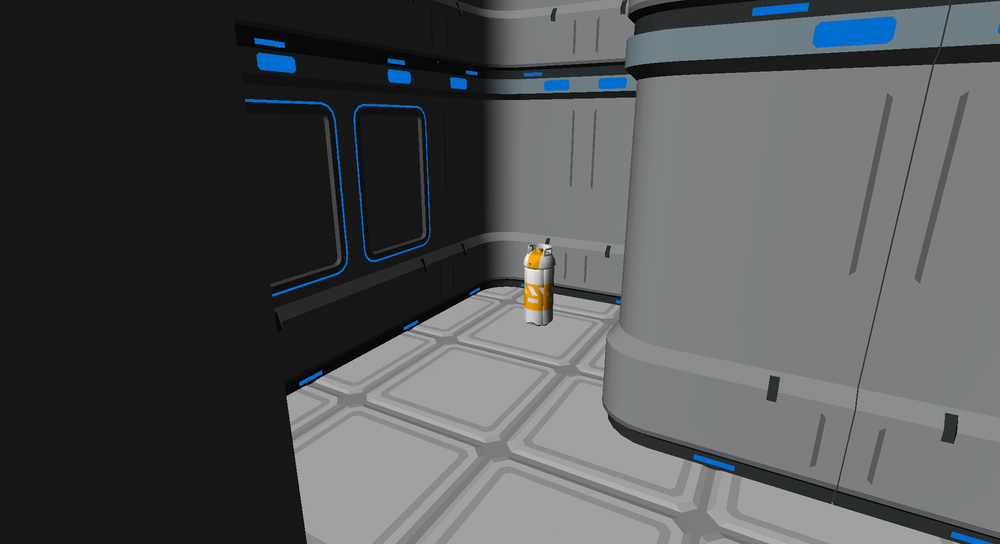
#> input picture TrainingData/src_original/images/11_png.rf.4ULtg7Cm6dJb6pYqDBri.png, 1000 x 544 px, shrunk from 2069 x 1126 before the run; its folder holds 4 pictures in this run
$ python augmenter.py
#> lines starting #> are read from the running program, lines starting #| are printed output that depends on the picture
import cv2
import numpy as np
import random
import shutil
from pathlib import Path
from collections import defaultdict

# ── Config ─────────────────────────────────────────────────────
SRC_IMG = Path(r"TrainingData\src_original\images")
SRC_LBL = Path(r"TrainingData\src_original\labels")

VAL_SPLIT = 0.15   # 15% → ~15 images for val, ~86 for train

TRAIN_IMG = Path(rf"TrainingData\train{VAL_SPLIT * 100:03.0f}\images")
TRAIN_LBL = Path(rf"TrainingData\train{VAL_SPLIT * 100:03.0f}\labels")
VAL_IMG   = Path(rf"TrainingData\valid{VAL_SPLIT * 100:03.0f}\images")
VAL_LBL   = Path(rf"TrainingData\valid{VAL_SPLIT * 100:03.0f}\labels")

# class index → name (from your data.yaml)
CLASS_NAMES = {0: "red_barrel", 1: "yellow_barrel"}

SEED      = 42

# ── Helpers (same as before) ────────────────────────────────────
def read_labels(path):
    if not path.exists():
        return []
    labels = []
    for line in path.read_text().strip().splitlines():
        parts = line.strip().split()
        if not parts:
            continue
        cls = float(parts[0])
        coords = list(map(float, parts[1:]))
        if len(coords) < 4 or len(coords) % 2 != 0:
            continue
        xs = coords[0::2]; ys = coords[1::2]
        cx = (min(xs) + max(xs)) / 2
        cy = (min(ys) + max(ys)) / 2
        w  = max(xs) - min(xs)
        h  = max(ys) - min(ys)
        labels.append([cls, cx, cy, w, h])
    return labels

def write_labels(path, labels):
    with open(path, "w") as f:
        for l in labels:
            f.write(" ".join(f"{v:.6f}" for v in l) + "\n")

def flip_h(labels):
    return [[cls, 1.0 - cx, cy, w, h] for cls, cx, cy, w, h in labels]

def save_aug(img, labels, stem, img_dir, lbl_dir):
    cv2.imwrite(str(img_dir / f"{stem}.jpg"), img)
    write_labels(lbl_dir / f"{stem}.txt", labels)

# ── Create dirs ─────────────────────────────────────────────────
for d in [TRAIN_IMG, TRAIN_LBL, VAL_IMG, VAL_LBL]:
    d.mkdir(parents=True, exist_ok=True)

# ── Collect originals and assign a stratum to each ─────────────
all_images = sorted(
    p for p in list(SRC_IMG.glob("*.jpg")) + list(SRC_IMG.glob("*.png"))
    if not any(tag in p.stem for tag in ["_flip","_bri","_con","_blur","_noise"])
)

def get_stratum(img_path):
    labels = read_labels(SRC_LBL / (img_path.stem + ".txt"))
    classes = set(int(l[0]) for l in labels)
    if not classes:
        return "empty"
    if classes == {0}:
        return "red_only"
    if classes == {1}:
        return "yellow_only"
    return "mixed"   # contains both

# Group by stratum
strata = defaultdict(list)
for p in all_images:
    strata[get_stratum(p)].append(p)

random.seed(SEED)
val_images, trn_images = [], []

print("Stratum counts:")
for name, group in sorted(strata.items()):
    random.shuffle(group)
    n_val = max(1, round(len(group) * VAL_SPLIT))
    val_images.extend(group[:n_val])
    trn_images.extend(group[n_val:])
    print(f"  {name:12s}: {len(group):3d} total → {n_val} val, {len(group)-n_val} train")

print(f"\nFinal split → train: {len(trn_images)}, val: {len(val_images)}")

# ── Copy val (originals only, no augmentation) ──────────────────
for img_path in val_images:
    shutil.copy(img_path, VAL_IMG / img_path.name)
    labels = read_labels(SRC_LBL / (img_path.stem + ".txt"))
    write_labels(VAL_LBL / (img_path.stem + ".txt"), labels)

# ── Augment train set ───────────────────────────────────────────
generated = 0
for img_path in trn_images:
    img = cv2.imread(str(img_path))
#> img is the input picture: shape (544, 1000, 3); mean B, G, R 85.3, 83.3, 80.7
    if img is None:
        continue
    labels = read_labels(SRC_LBL / (img_path.stem + ".txt"))
    stem = img_path.stem

    save_aug(img, labels, stem, TRAIN_IMG, TRAIN_LBL)

    save_aug(cv2.flip(img, 1), flip_h(labels), f"{stem}_flip", TRAIN_IMG, TRAIN_LBL)
#> call 2 of save_aug, with stem = '11_png.rf.4ULtg7Cm6dJb6pYqDBri_flip'
#> in save_aug (call 2), `cv2.imwrite(str(img_dir / f"{stem}.jpg"), img)`:
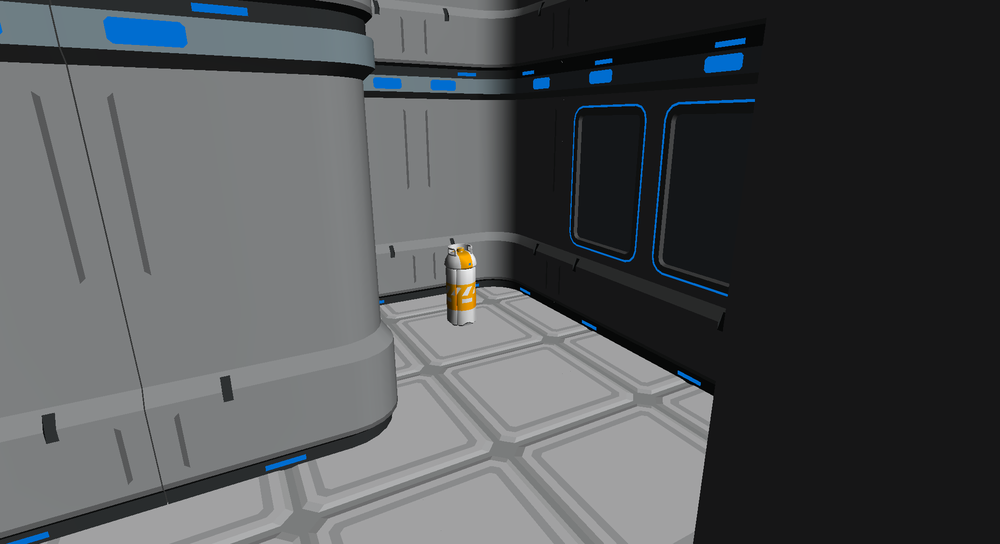
#> saved as 11_png.rf.4ULtg7Cm6dJb6pYqDBri_flip.jpg: shape (544, 1000, 3); mean B, G, R 85.3, 83.3, 80.7
    for beta in [-50, -25, 25, 50]:
        save_aug(cv2.convertScaleAbs(img, alpha=1.0, beta=beta),
                 labels, f"{stem}_bri{beta:+d}", TRAIN_IMG, TRAIN_LBL)
#> this loop made 4 passes
#> pass 1, in save_aug (call 3), `cv2.imwrite(str(img_dir / f"{stem}.jpg"), img)`:
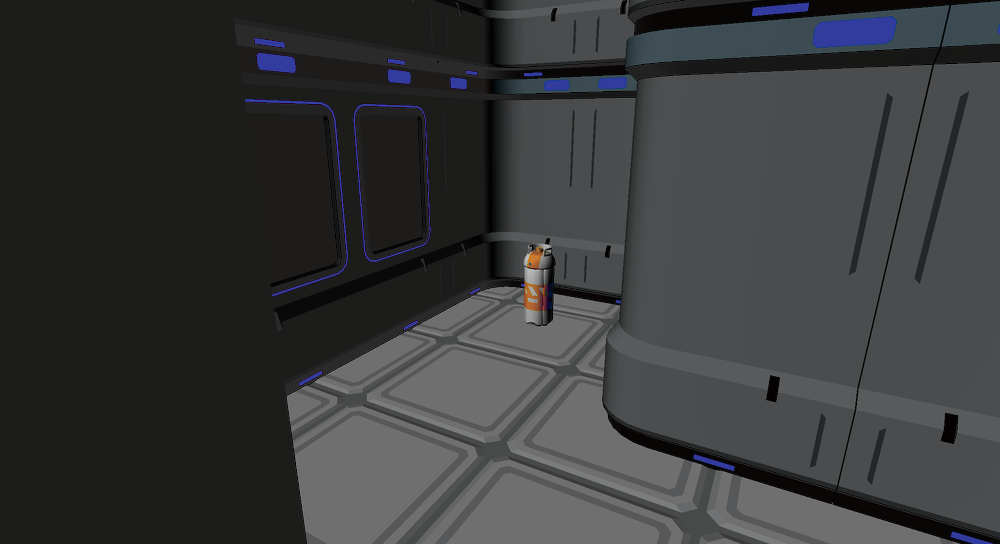
#> saved as 11_png.rf.4ULtg7Cm6dJb6pYqDBri_bri-50.jpg: shape (544, 1000, 3); mean B, G, R 58.7, 57.4, 56.4
    for alpha in [0.75, 1.35]:
        save_aug(cv2.convertScaleAbs(img, alpha=alpha, beta=0),
                 labels, f"{stem}_con{int(alpha*100)}", TRAIN_IMG, TRAIN_LBL)
#> this loop made 2 passes
#> pass 1, in save_aug (call 7), `cv2.imwrite(str(img_dir / f"{stem}.jpg"), img)`:
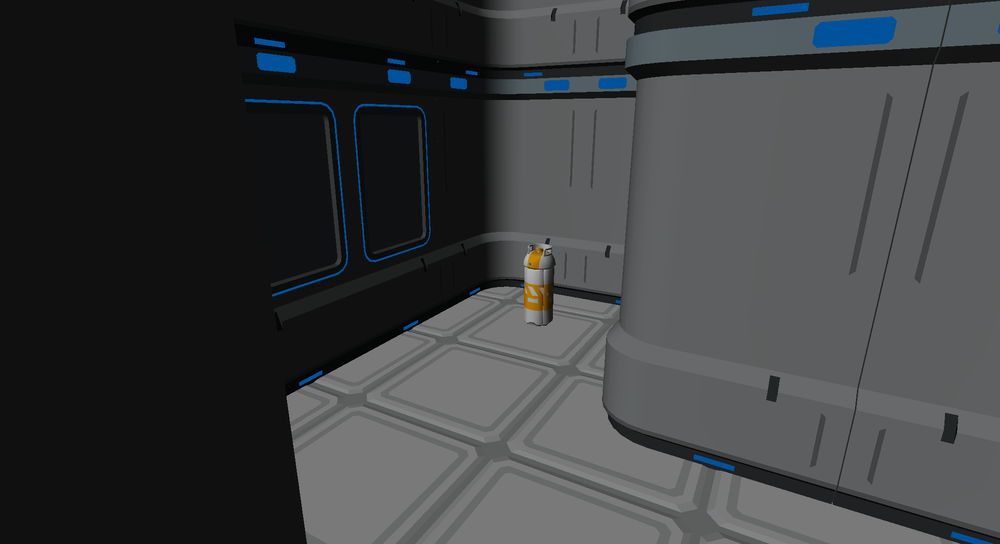
#> saved as 11_png.rf.4ULtg7Cm6dJb6pYqDBri_con75.jpg: shape (544, 1000, 3); mean B, G, R 63.9, 62.2, 60.4
#> pass 2, in save_aug (call 8), `cv2.imwrite(str(img_dir / f"{stem}.jpg"), img)`:
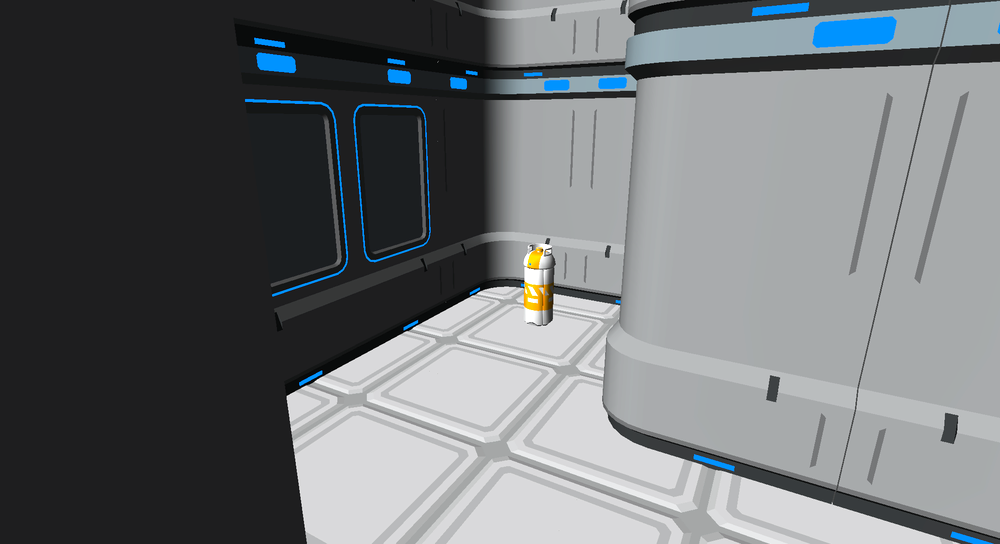
#> saved as 11_png.rf.4ULtg7Cm6dJb6pYqDBri_con135.jpg: shape (544, 1000, 3); mean B, G, R 114.8, 112.4, 108.9
    save_aug(cv2.GaussianBlur(img, (5, 5), 0), labels, f"{stem}_blur", TRAIN_IMG, TRAIN_LBL)
    noise = np.random.normal(0, 12, img.shape).astype(np.int16)
    noisy = np.clip(img.astype(np.int16) + noise, 0, 255).astype(np.uint8)
    save_aug(noisy, labels, f"{stem}_noise", TRAIN_IMG, TRAIN_LBL)
    generated += 9
#> pass 2 of the loop `for img_path in trn_images:`:
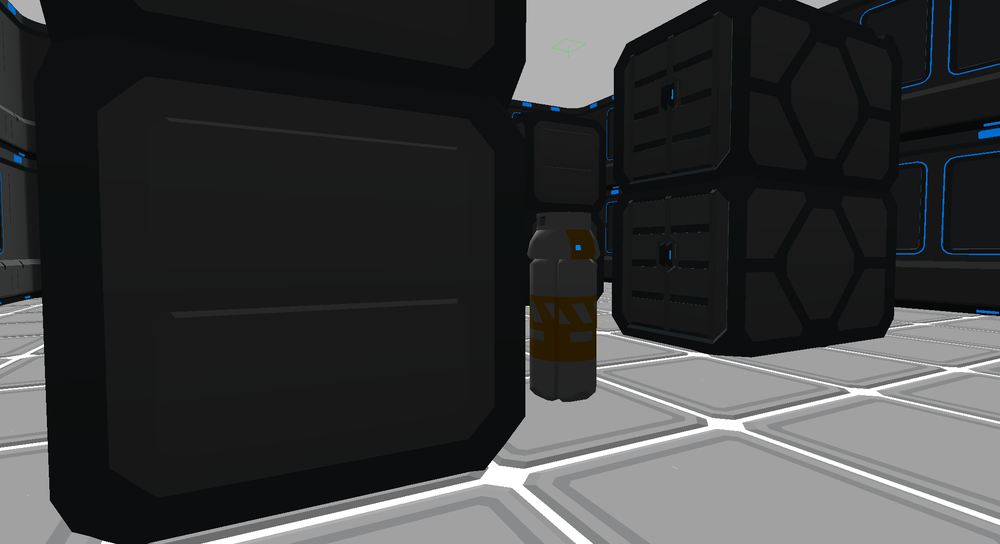
#> input picture TrainingData/src_original/images/16_png.rf.ZSSn1LIIT4KFBcA0tWFQ.png, 1000 x 544 px, shrunk from 2069 x 1126 before the run
#> img is the input picture: shape (544, 1000, 3); mean B, G, R 58.4, 57.8, 56.9
#> the loop `for beta in [-50, -25, 25, 50]:` made 4 passes
#> pass 1, in save_aug (call 13), `cv2.imwrite(str(img_dir / f"{stem}.jpg"), img)`:
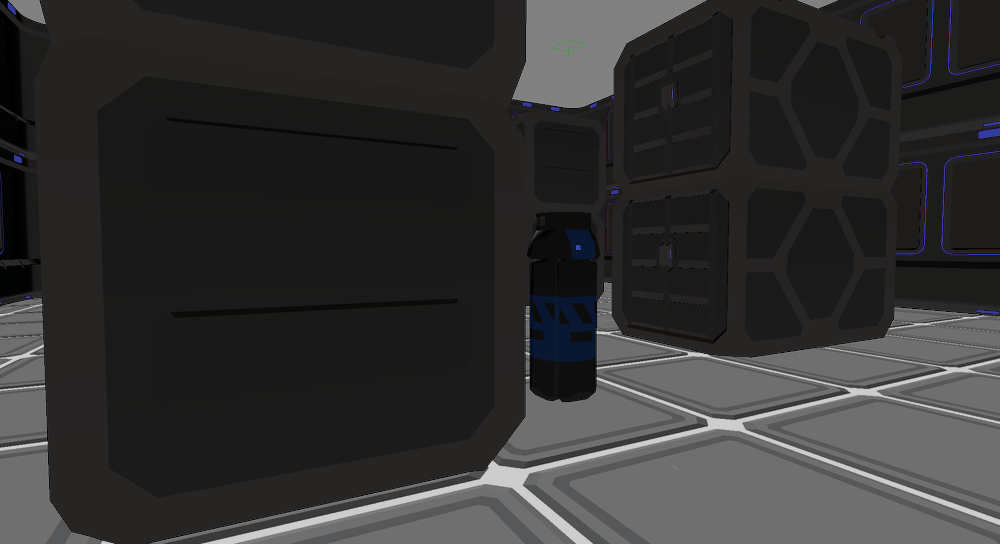
#> saved as 16_png.rf.ZSSn1LIIT4KFBcA0tWFQ_bri-50.jpg: shape (544, 1000, 3); mean B, G, R 49.9, 49.6, 50.1
#> the loop `for alpha in [0.75, 1.35]:` made 2 passes
#> pass 2, in save_aug (call 18), `cv2.imwrite(str(img_dir / f"{stem}.jpg"), img)`:
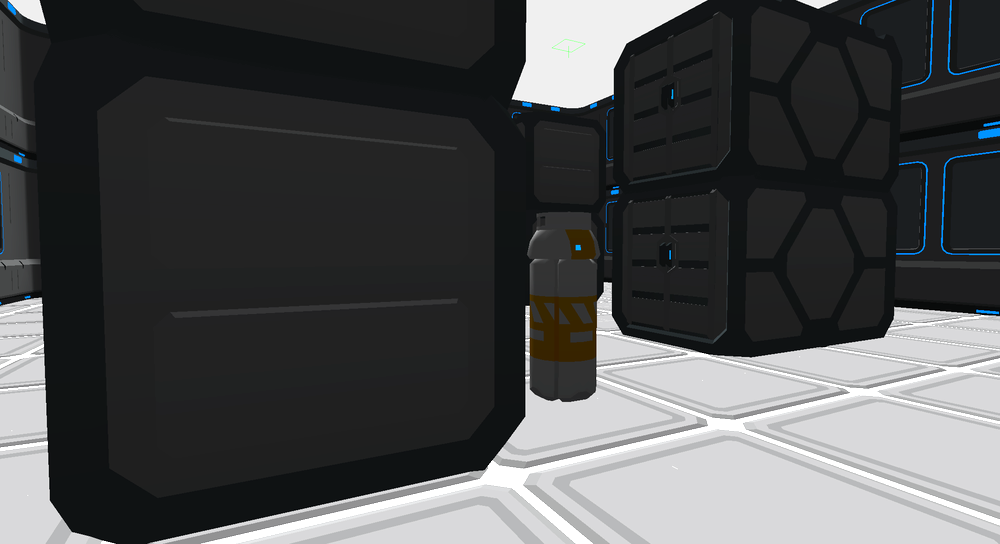
#> saved as 16_png.rf.ZSSn1LIIT4KFBcA0tWFQ_con135.jpg: shape (544, 1000, 3); mean B, G, R 77.5, 76.6, 75.3
#> pass 3 of the loop `for img_path in trn_images:`:
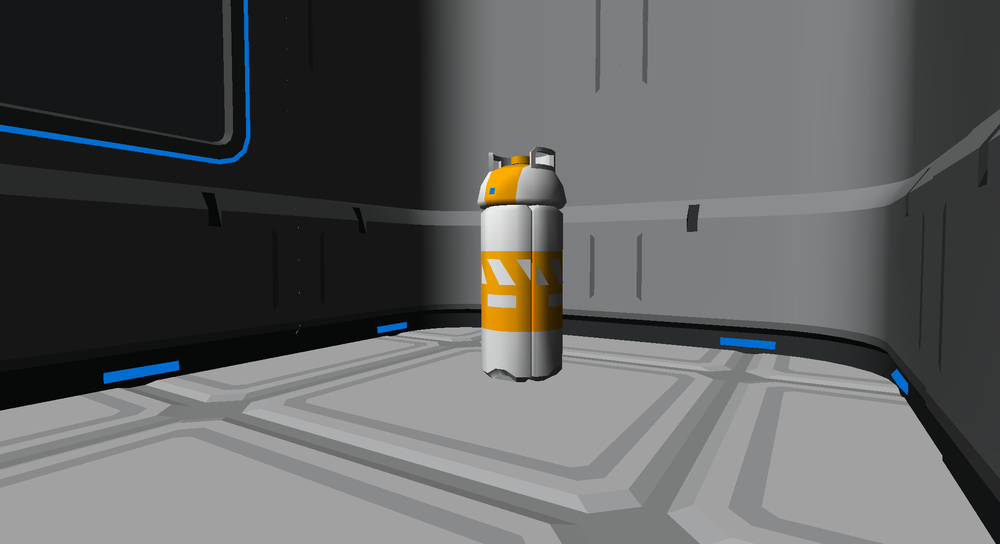
#> input picture TrainingData/src_original/images/10_png.rf.koj2VSqz0bibHZLn8h7b.png, 1000 x 544 px, shrunk from 2069 x 1126 before the run
#> img is the input picture: shape (544, 1000, 3); mean B, G, R 95.1, 94.9, 93.9
#> the loop `for alpha in [0.75, 1.35]:` made 2 passes
#> pass 1, in save_aug (call 27), `cv2.imwrite(str(img_dir / f"{stem}.jpg"), img)`:
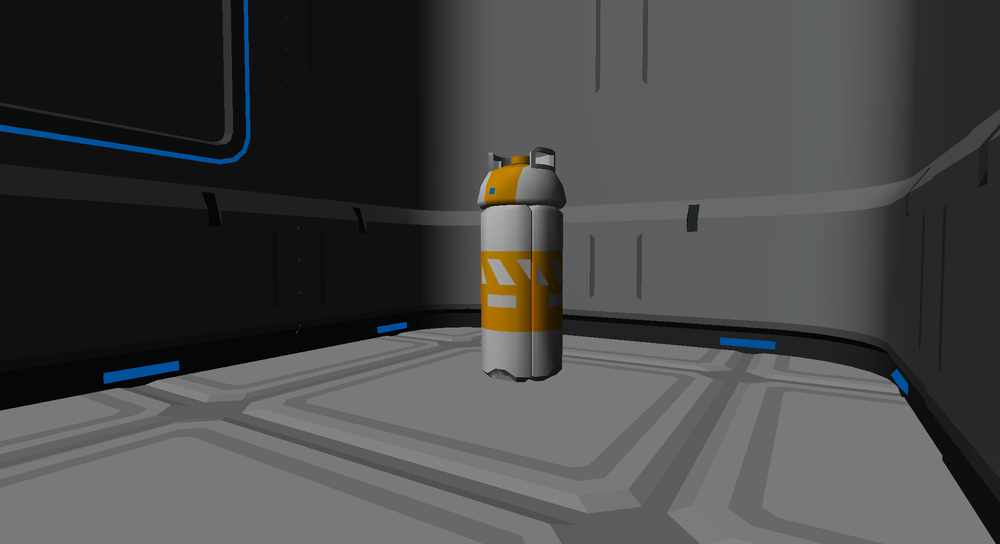
#> saved as 10_png.rf.koj2VSqz0bibHZLn8h7b_con75.jpg: shape (544, 1000, 3); mean B, G, R 71.4, 71.1, 70.4
#> pass 2, in save_aug (call 28), `cv2.imwrite(str(img_dir / f"{stem}.jpg"), img)`:
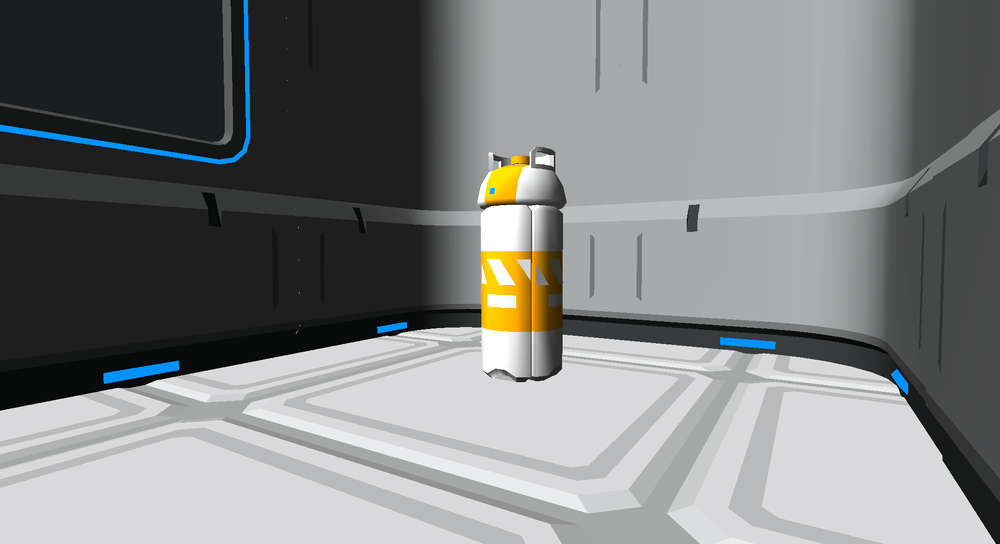
#> saved as 10_png.rf.koj2VSqz0bibHZLn8h7b_con135.jpg: shape (544, 1000, 3); mean B, G, R 128.1, 128, 126.3

print(f"\nGenerated {generated} augmented pairs.")
print(f"Train total: {len(list(TRAIN_IMG.glob('*.jpg')))}  |  Val total: {len(list(VAL_IMG.glob('*.jpg')))}")
